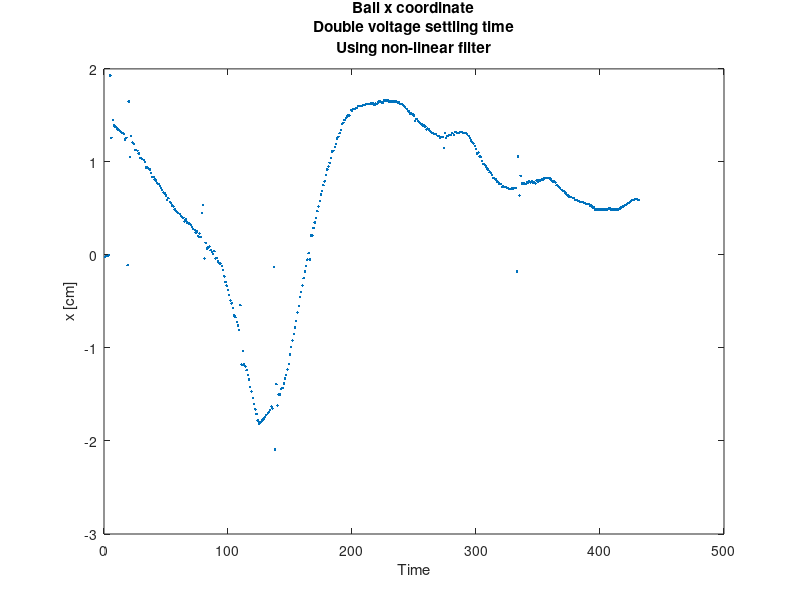
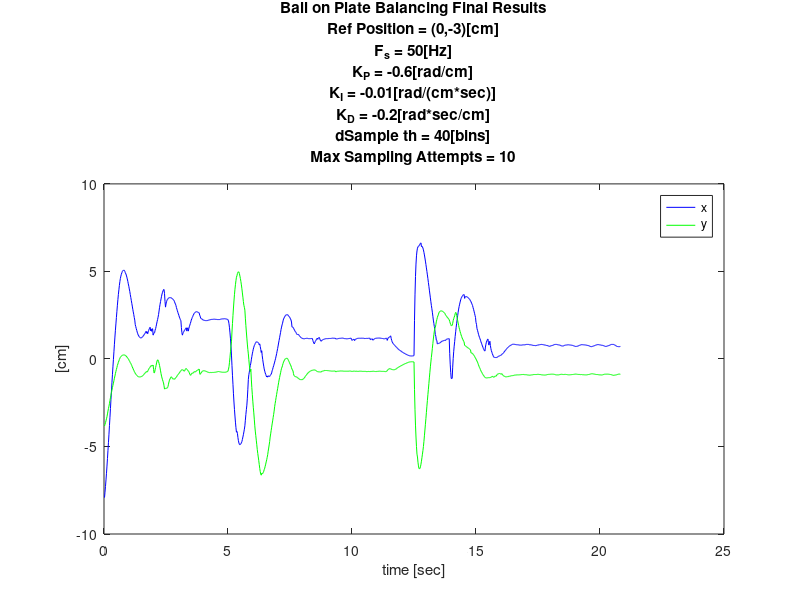
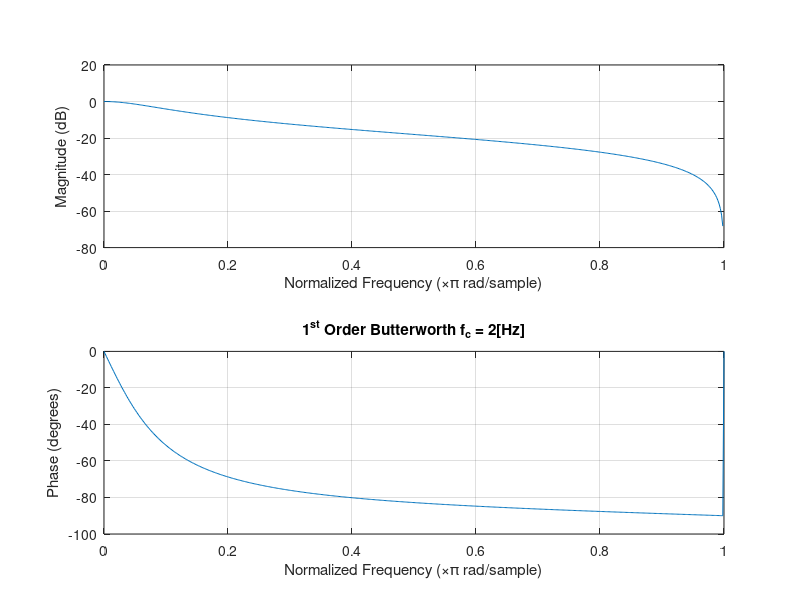
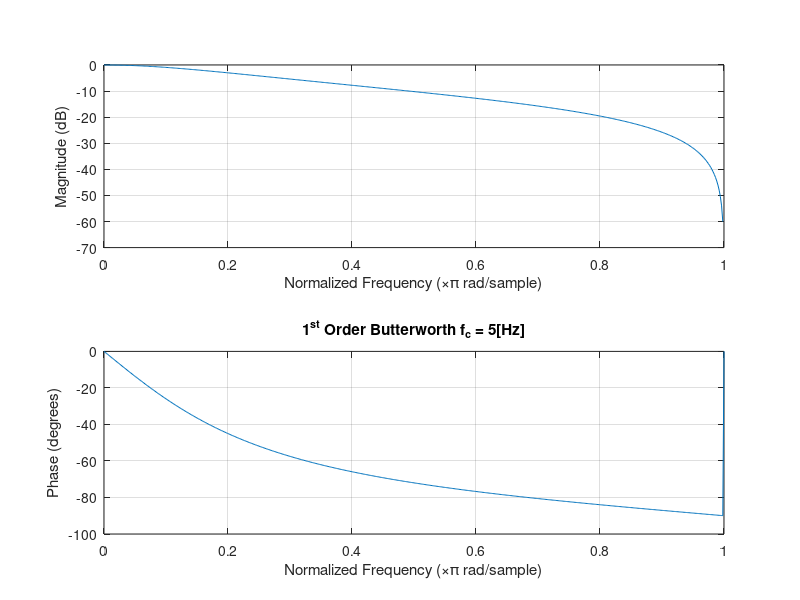

These figures' MATLAB source, in order:
clear ; close all; clc
%% load x coordinate 
load('x.mat');
%% 1. plot ball x coordinate:
figure(1)
plot(x,'.');
title(sprintf('Ball x coordinate\nDouble voltage settling time\nUsing non-linear filter'));
ylabel('x [cm]');
xlabel('Time');
x_len=length(x);

%% 2. filter x with butterworth
fc1 = 2; % [Hz]
fc2 = 5;% [Hz]
fs = 50;% [Hz]
[b1,a1] = butter(1,2/(fs/2));
[b2,a2] = butter(1,5/(fs/2));
figure(21)
freqz(b1,a1)
title('1^{st} Order Butterworth f_c = 2[Hz]');
figure(22)
freqz(b2,a2) 
title('1^{st} Order Butterworth f_c = 5[Hz]');

x_butter1 = filter(b1,a1,x);
x_butter2 = filter(b2,a2,x);

figure(23)
plot(x,'.b')
hold on
plot(x_butter1,'.g')
plot(x_butter2,'.r')
legend('x','butter1 @ 2Hz','butter1 @ 5Hz');
hold off
title('Butterworth IIR Filters')
xlabel('time');
ylabel('[cm]');

figure(24)
periodogram(x_butter2,rectwin(length(x_butter2)),length(x_butter2))
figure(25)
periodogram(x,rectwin(length(x)),length(x))

%% 3. filter x with remez
f = [0 0.1 0.2 1];
a = [1.0 1.0 0.0 0];
remez5 = firpm(5,f,a);
remez10 = firpm(10,f,a);
figure(31)
[h,w] = freqz(remez5,1,512);
plot(f,a,w/pi,abs(h))
hold on
[h,w] = freqz(remez10,1,512);
plot(f,a,w/pi,abs(h))
legend('Ideal','remez5','remez10')
xlabel 'Radian Frequency (\omega/\pi)', ylabel 'Magnitude'

x_remez5 = conv(remez5,x);
x_remez10 = conv(remez10,x);


figure(32)
plot(x,'.b')
hold on
plot(x_remez5,'.g')
plot(x_remez10,'.r')
legend('x','remez 5','remez 10'); 
title('Remez FIR')
xlabel('time');
ylabel('[cm]');
%% 4. final balancing results:
load('final_xy.mat');
final_x = final_xy(531:2:end);
final_y = final_xy(532:2:end);
time = (1:length(final_x))*0.02; % time line in seconds.
figure(4)
plot(time,final_x,'b')
hold on
plot(time,final_y,'g')
hold off
legend('x','y');

title(sprintf('Ball on Plate Balancing Final Results\nRef Position = (0,-3)[cm]\nF_s = 50[Hz]\nK_P = -0.6[rad/cm]\nK_I = -0.01[rad/(cm*sec)]\nK_D = -0.2[rad*sec/cm]\ndSample th = 40[bins]\nMax Sampling Attempts = 10\n'));
xlabel('time [sec]');
ylabel('[cm]');
